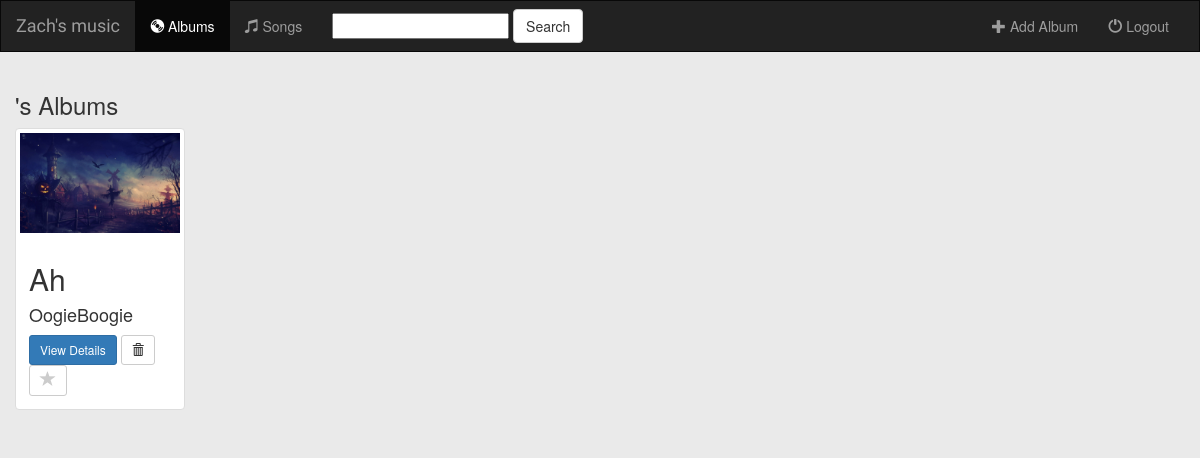
/music/, run on an earlier commit of the app's database.
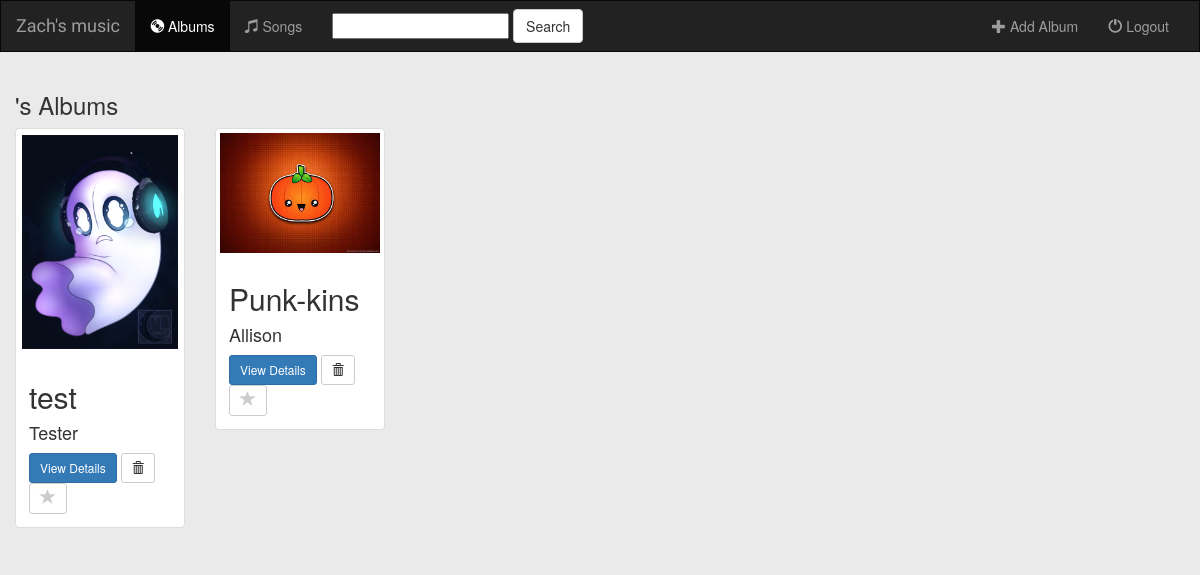
And on a later commit of the database.
### music/models.py (models this page shows, shortened)
class Album(models.Model):
    artist = models.CharField(max_length=100)
    album_title = models.CharField(max_length=100)
    genre = models.CharField(max_length=100)
    album_logo = models.FileField()

### music/views.py (the view)
class IndexView(generic.ListView):
    template_name = 'music/index.html'
    context_object_name = 'albums'
    def get_queryset(self):
        return Album.objects.all()

### music/templates/music/index.html (shortened to what this page needs)
{% extends 'music/base.html' %}
{% block body %}
<div class="albums-container container-fluid">
    <div class="row">
        <div class="col-sm-12">
            <h3>{{ user.username }}'s Albums</h3>
        </div>
        {% if albums %}
            {% for album in albums %}
                <div class="col-sm-4 col-lg-2">
                    <div class="thumbnail">
                        <a href="{% url 'music:detail' album.id %}">
                            <img src="{{ album.album_logo.url }}" class="img-responsive">
                        </a>
                        <div class="caption">
                            <h2>{{ album.album_title }}</h2>
                            <h4>{{ album.artist }}</h4>
                            <a href="{% url 'music:detail' album.id %}" class="btn btn-primary btn-sm" role="button">View Details</a>
                            <form action="{% url 'music:album-delete' album.id %}" method="post" style="display: inline;">
                                <button type="submit" class="btn btn-default btn-sm">
                                    <span class="glyphicon glyphicon-trash"></span>
                                </button>
                            </form>
                            <a href="#" class="btn btn-default btn-sm btn-favorite" role="button">
                                <span class="glyphicon glyphicon-star {% if album.is_favorite %}active{% endif %}"></span>
                            </a>
                        </div>
                    </div>
                </div>
            {% endfor %}
        {% endif %}
    </div>
</div>
{% endblock %}

### music/templates/music/base.html (shortened to what this page needs)
<!DOCTYPE html>
<html lang="en">
<head>
    {% load staticfiles %}
    <link rel="stylesheet" href="https://maxcdn.bootstrapcdn.com/bootstrap/3.3.6/css/bootstrap.min.css">
    <link rel="stylesheet" type="text/css" href="{% static 'music/style.css' %}">
</head>
<body>
    <nav class="navbar navbar-inverse">
        <div class="container-fluid">
                <div class="navbar-header">
                    <a class="navbar-brand" href="{% url 'music:index' %}">Zach's music</a>
                </div>
            <div class="collapse navbar-collapse" id="topNavBar">
                <ul class="nav navbar-nav">
                    <li class="active">
                        <a href=" {% url 'music:index' %}">
                            <span class="glyphicon glyphicon-cd" aria-hidden="true"></span>&nbsp;Albums
                        </a>
                    </li>
                    <li>
                        <a href=" {% url 'music:index' %}">
                            <span class="glyphicon glyphicon-music" aria-hidden="true"></span>&nbsp;Songs
                        </a>
                    </li>
                </ul>
                <form class="navbar-form navbar-left" role="search" method="get" action="#">
                    <div class="form-group">
                        <input type="text" class="forum-control" name="q" value="">
                    </div>
                    <button type="submit" class="btn btn-default">Search</button>
                </form>
                <ul class="nav navbar-nav navbar-right">
                    <li class="">
                        <a href="{% url 'music:album-add' %}">
                            <span class="glyphicon glyphicon-plus" aria-hidden="true"></span>&nbsp;Add Album
                        </a>
                    </li>
                    <li class="">
                        <a href="{% url 'music:logout' %}">
                            <span class="glyphicon glyphicon-off" aria-hidden="true"></span>&nbsp;Logout
                        </a>
                    </li>
                </ul>
            </div>
        </div>
    </nav>
{% block body %}
{% endblock %}
</body>
</html>

### music/static/music/style.css (style rules this page uses)
body { background: #EAEAEA; }
.navbar { border-radius: 0; }
.navbar-brand { font-family: 'Satisfy', cursive; }
.glyphicon-star { color: #CCCCCC; font-size: 16px; }

What changed in the data, as far as the page shows it:
removed Album: album_logo (picture), album_title "Ah", artist "OogieBoogie"
added Album: album_logo (picture), album_title "test", artist "Tester"
added Album: album_logo (picture), album_title "Punk-kins", artist "Allison"
